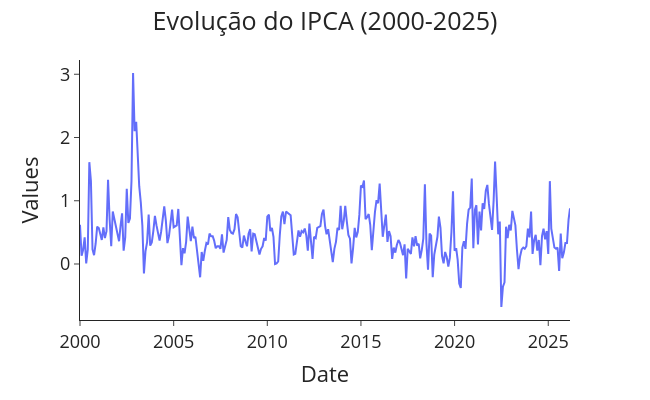

Write notebook code for a chart like this one.
### Code cell
# Plotting

import plotly.express as px
def plotting(title, data, x, y, x_label, y_label ):
    fig = px.line(data, x=df_master[x], y=df_master[y], labels={x: x_label, y: y_label})

    fig.update_layout(template='simple_white', font=dict(size=18), title_text = title, width=650, title_x = 0.5, height = 400)

    fig.show()

plotting('Evolução do IPCA (2000-2025)', df_master, 'data', 'ipca', 'Date', 'Values')

### Figure 1 — Plotly figure (JSON) as saved in the notebook; plotly's stock layout.template omitted (floating-point values rounded to 4 significant figures; data arrays with more than 128 entries replaced by an {"elided": "..."} marker saying what was removed)
{"data": [{"hovertemplate": "Date=%{x}<br>Values=%{y}<extra></extra>", "legendgroup": "", "line": {"color": "#636efa", "dash": "solid"}, "marker": {"symbol": "circle"}, "mode": "lines", "name": "", "orientation": "v", "showlegend": false, "type": "scatter", "x": {"elided": "315 str values"}, "xaxis": "x", "y": {"elided": "315 float values"}, "yaxis": "y"}], "layout": {"font": {"size": 18}, "height": 400, "legend": {"tracegroupgap": 0}, "margin": {"t": 60}, "title": {"text": "Evolução do IPCA (2000-2025)", "x": 0.5}, "width": 650, "xaxis": {"anchor": "y", "domain": [0, 1], "title": {"text": "Date"}}, "yaxis": {"anchor": "x", "domain": [0, 1], "title": {"text": "Values"}}}}
